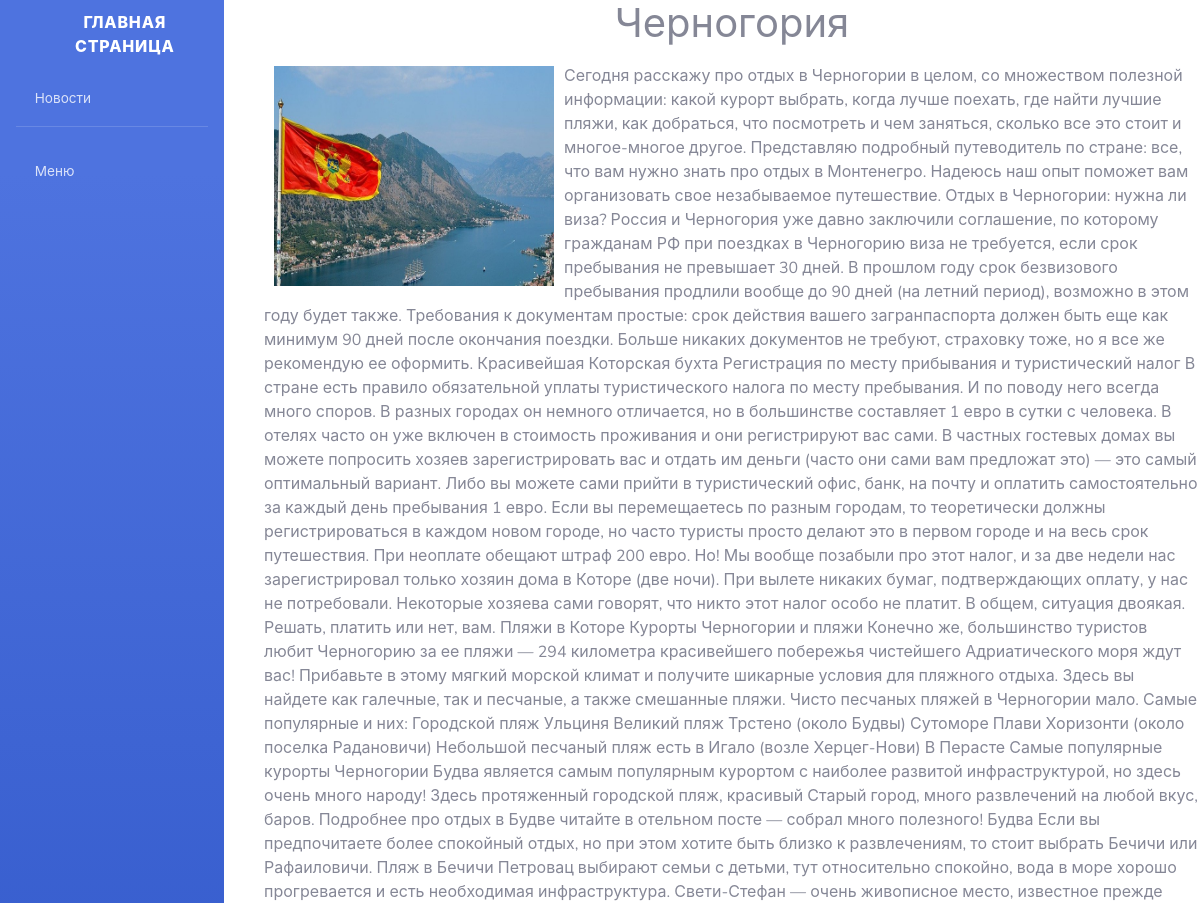
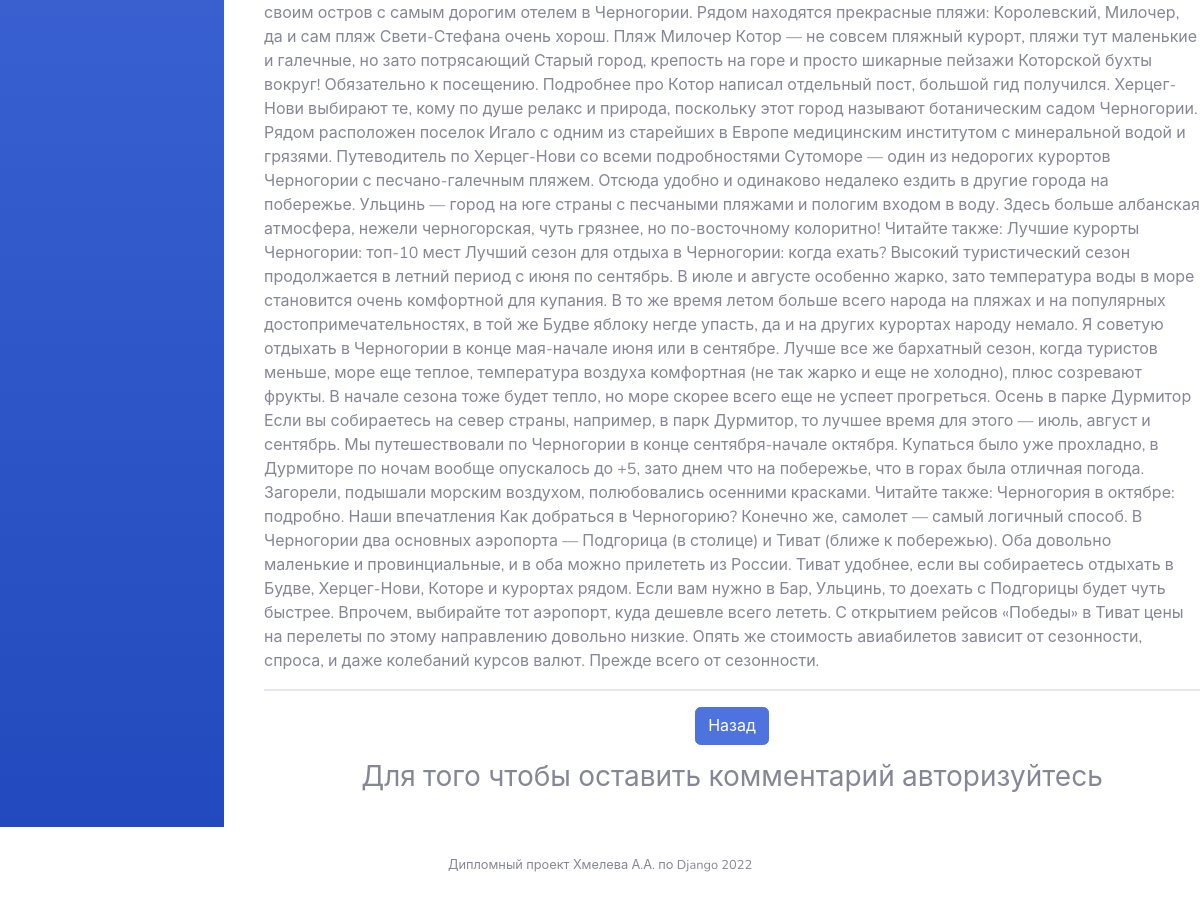
/news/chernogoriya/, run on the app's committed database (2 pictures, top to bottom).
### news_site/models.py (models this page shows, shortened)
class News(models.Model):
    title = models.CharField(max_length=255, verbose_name='Название')
    slug = models.SlugField(max_length=255, unique=True, db_index=True, verbose_name='URL')
    content = models.TextField(blank=True, verbose_name='Контент')
    photo = models.ImageField(upload_to='photos/%Y/%m/%d', verbose_name='Фото')
    time_create = models.DateTimeField(auto_now_add=True, verbose_name='Вермя создания')
    time_update = models.DateTimeField(auto_now=True, verbose_name='Время изменения')
    is_published = models.BooleanField(default=True, verbose_name='Опубликованно')
    category = models.ForeignKey(Category, on_delete=models.PROTECT, verbose_name='Категория')
    def __str__(self):
        return self.title
    class Meta:
        verbose_name = 'Новость'
        verbose_name_plural = 'Новости'
        ordering = ['time_create', 'title']

### news_site/views.py (the view)
# urls.py: path('news/<slug:news_slug>/', ShowNews.as_view(), name='news'),
class ShowNews(DeleteView):
    model = News
    template_name = 'show_news.html'
    context_object_name = 'news'
    slug_url_kwarg = 'news_slug'
    def get_context_data(self, **kwargs):
        context = super().get_context_data(**kwargs)
        context['title'] = News.objects.get(slug=self.kwargs['news_slug'])
        return context

### news_site/models.py (called while the page is built)
    def get_absolute_url(self):
        return reverse('category', kwargs={'cat_slug': self.slug})

### news_site/templatetags/news_site_tags.py (called while the page is built)
@register.simple_tag()
def get_categories():
    categories = Category.objects.all()     # не забудь сделать фильтр( если новостей в категории 0 тогда не выводи категорию)
    return categories

### templates/show_news.html (shortened to what this page needs)
{% extends 'base.html' %}
{% load news_site_tags %}
{% load static %}
{% block body %}
<div id="wrapper">
    <ul class="navbar-nav bg-gradient-primary sidebar sidebar-dark accordion" id="accordionSidebar">
        <a class="sidebar-brand d-flex align-items-center justify-content-center" href="{% url 'home' %}">
            <div class="sidebar-brand-icon rotate-n-15">
                <i class="fas fa-solid fa-house-user"></i>
            </div>
            <div class="sidebar-brand-text mx-3">Главная страница</div>
        </a>
        <li class="nav-item">
            <a class="nav-link collapsed" href="#" data-toggle="collapse" data-target="#collapseUtilities"
               aria-expanded="true" aria-controls="collapseUtilities">
                <i class="fas fa-solid fa-globe"></i>
                <span>Новости</span>
            </a>
                    {% get_categories as categories %}
        </li>
        <hr class="sidebar-divider d-none d-md-block">
        <li class="nav-item">
            <a class="nav-link collapsed" href="#" data-toggle="collapse" data-target="#collapseTwo"
               aria-expanded="true" aria-controls="collapseTwo">
                <i class="fas fa-solid fa-bars"></i>
                <span>Меню</span>
            </a>
        </li>
    </ul>
    <ul>
        <div align="center">
            <h1>{{ news.title }}</h1>
        </div>
        {% if news.photo %}
        <p><img src="{{ news.photo.url }}" width="280" height="220" align="left" vspace="10" hspace="10"></p>
        <p>{{ news.content|linebreaks }}</p>
        {% endif %}
        <div class="border"></div>
        <p>
        <div align="center">
            <a class="btn btn-primary" href="{% url 'back' %}">Назад</a>
        </div>
        </p>
        {% if request.user.is_authenticated %}
        <div >
            <h3 >
                <span></span>Оставить комменатрий</h3>
            <form action="{% url 'comment' news.id %}" method="post" class="mt-4" >
                {% csrf_token %}
                <input type="hidden" name="parent" value="">
                <div >
                    <label >
                        Ваш комментарий *
                    </label>
                    <textarea class="form-control border" rows="5" name="text"></textarea>
                </div>
                <div class="d-sm-flex">
                    <div class="col-sm-6 form-group p-0 editContent">
                        <label for="contactusername" class="editContent">
                            Имя *
                        </label>
                        <input type="text" class="form-control border" name="name"
                               id="contactusername" required="">
                    </div>
                    <div class="col-sm-6 form-group ml-sm-3 editContent">
                        <label for="contactemail" class="editContent">
                            Email *
                        </label>
                        <input type="email" class="form-control border" name="email"
                               id="contactemail" required="">
                    </div>
                </div>
                <button type="submit"
                        class="mt-4 btn btn-primary btn-block py-3">
                    Отправить
                </button>
            </form>
        </div>
        {% else %}
        <h3 align="center">Для того чтобы оставить комментарий авторизуйтесь</h3>
        {% endif %}
    </ul>
</div>
{% endblock %}

### data on the page
News: photo (picture), content "Сегодня расскажу про отдых в Черногории в целом, со множеством полезной информации: какой курорт выбрать, когда лучше поехать, где найти лучшие пляжи, как добраться, что посмотреть и чем заняться, сколько все это стоит и многое-многое другое. Представляю подробный путеводитель по стране: все, что вам нужно знать про отдых в Монтенегро. Надеюсь наш опыт поможет вам организовать свое незабываемое путешествие. Отдых в Черногории: нужна ли виза? Россия и Черногория уже давно заключили соглашение, по которому гражданам РФ при поездках в Черногорию виза не требуется, если срок пребывания не превышает 30 дней. В прошлом году срок безвизового пребывания продлили вообще до 90 дней (на летний…"
